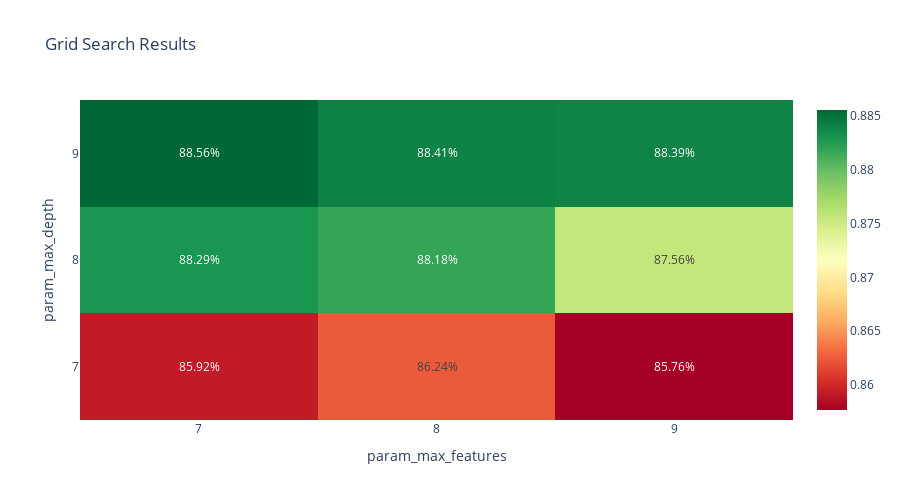

Here is the notebook cell this chart was saved with:
### Code cell
import pandas as pd
import plotly.graph_objects as go

# Assuming that grid_search.cv_results_ is defined elsewhere and contains the grid search results
cv_results = pd.DataFrame(grid_search_rfr.cv_results_)

cv_results['param_max_features'] = cv_results['param_max_features'].astype(int)
cv_results['param_max_depth'] = cv_results['param_max_depth'].astype(int)

pivot_df = cv_results.pivot_table(index='param_max_features', columns='param_max_depth', values='mean_test_score')

pivot_df.index = pivot_df.index.astype(str)
pivot_df.columns = pivot_df.columns.astype(str)

# Create a new DataFrame to hold the percentage format text
text = [[f"{val:.2%}" for val in row] for row in pivot_df.values]

fig = go.Figure(data=go.Heatmap(
    z=pivot_df.values,
    x=pivot_df.columns.tolist(),
    y=pivot_df.index.tolist(),
    colorscale='RdYlGn',
    reversescale=False,
    text=text,  # Add the percentage text
    texttemplate="%{text}",  # Use the text from the text argument
    hoverinfo="z+text"  # Show the percentage text on hover
))

fig.update_layout(
    title='Grid Search Results',
    xaxis_title='param_max_features',
    yaxis_title='param_max_depth',
    height=500
)

fig.show()

### Figure 1 — Plotly figure (JSON) as saved in the notebook; plotly's stock layout.template omitted (floating-point values rounded to 4 significant figures)
{"data": [{"colorscale": [[0, "rgb(165,0,38)"], [0.1, "rgb(215,48,39)"], [0.2, "rgb(244,109,67)"], [0.3, "rgb(253,174,97)"], [0.4, "rgb(254,224,139)"], [0.5, "rgb(255,255,191)"], [0.6, "rgb(217,239,139)"], [0.7, "rgb(166,217,106)"], [0.8, "rgb(102,189,99)"], [0.9, "rgb(26,152,80)"], [1, "rgb(0,104,55)"]], "hoverinfo": "z+text", "reversescale": false, "text": [["85.92%", "86.24%", "85.76%"], ["88.29%", "88.18%", "87.56%"], ["88.56%", "88.41%", "88.39%"]], "texttemplate": "%{text}", "type": "heatmap", "x": ["7", "8", "9"], "y": ["7", "8", "9"], "z": [[0.8592, 0.8624, 0.8576], [0.8829, 0.8818, 0.8756], [0.8856, 0.8841, 0.8839]]}], "layout": {"height": 500, "title": {"text": "Grid Search Results"}, "xaxis": {"title": {"text": "param_max_features"}}, "yaxis": {"title": {"text": "param_max_depth"}}}}
